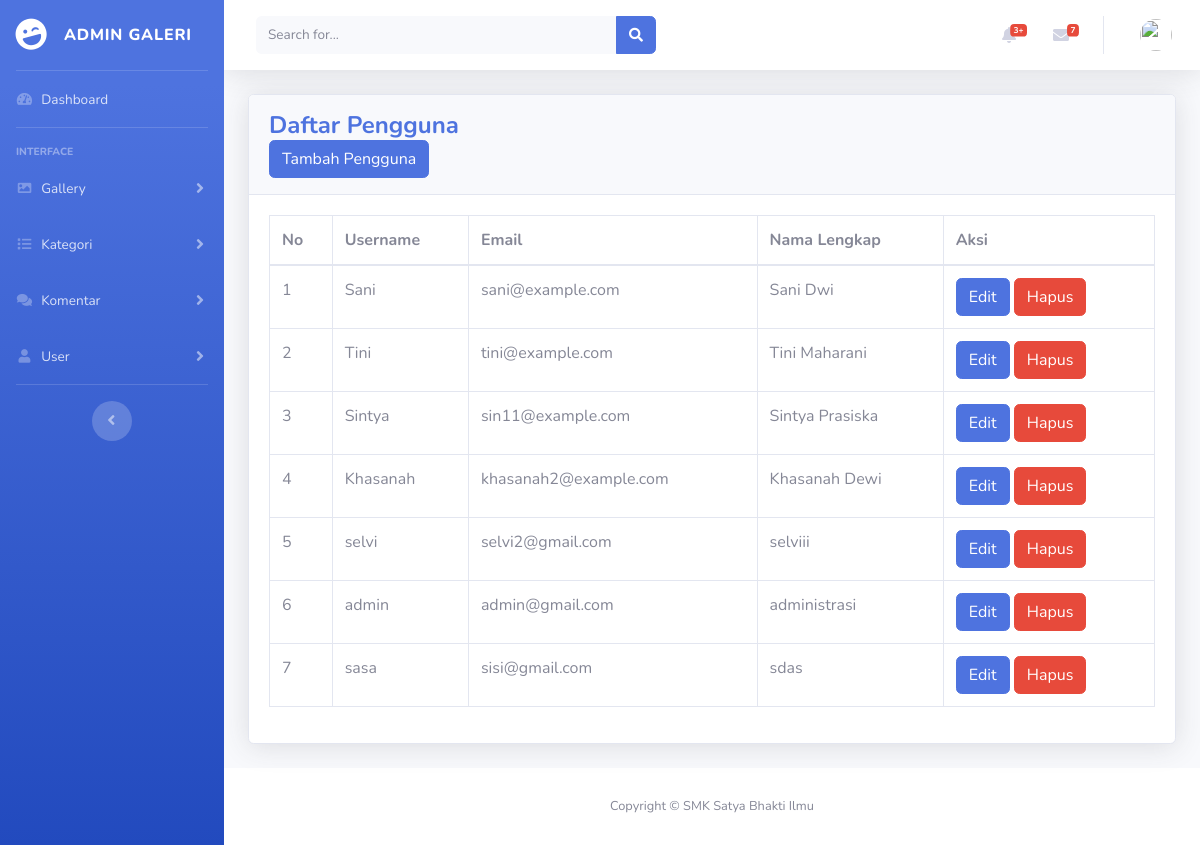
Before: /admin/tampil-user.php with the older database file.
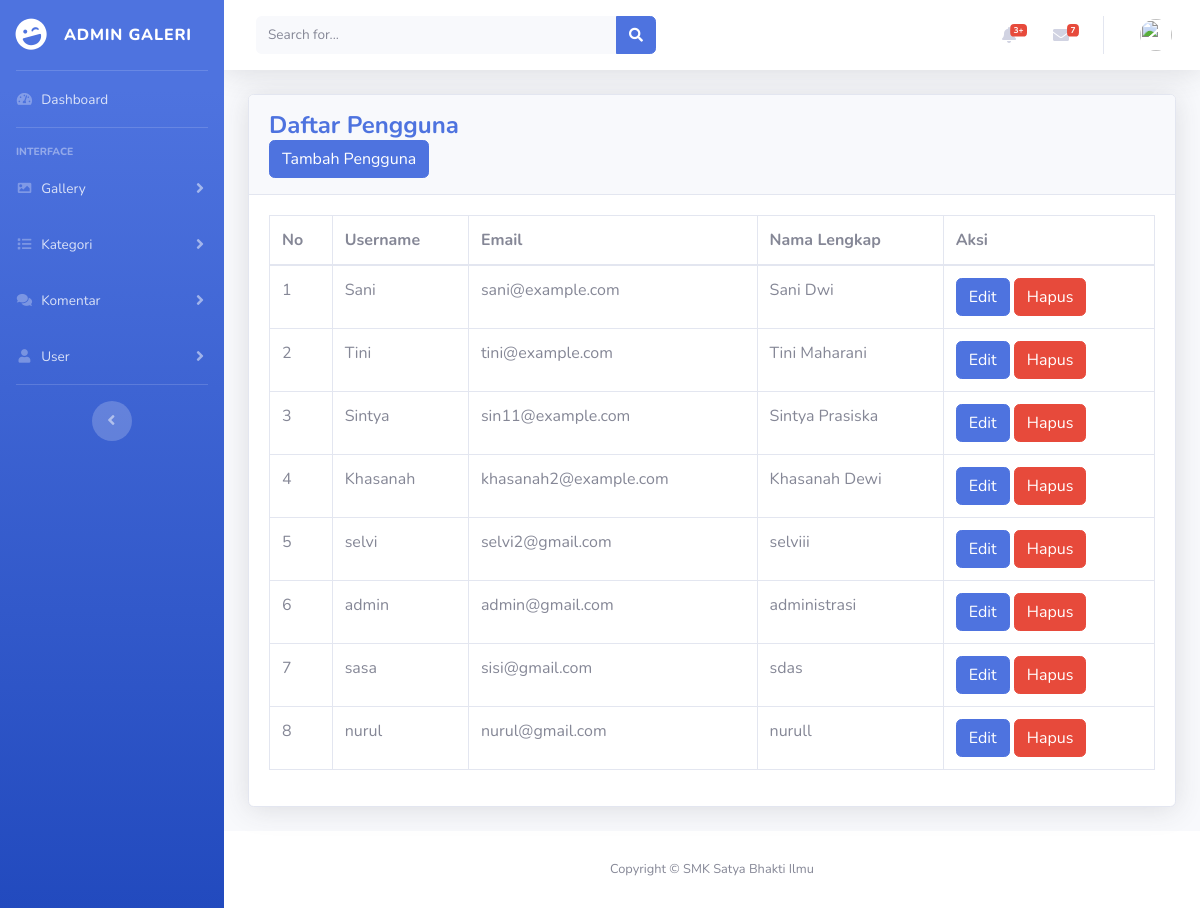
After: the same page with the newer database file.
### tables this page shows
CREATE TABLE `gallery_user` (
  `UserID` int(11) NOT NULL,
  `Username` varchar(255) NOT NULL,
  `Password` varchar(255) NOT NULL,
  `Email` varchar(255) NOT NULL,
  `NamaLengkap` varchar(255) DEFAULT NULL,
  `Alamat` text DEFAULT NULL,
  `Role` enum('user','admin') NOT NULL DEFAULT 'user'
);

### admin/tampil-user.php (the view, shortened to what this page needs)
<?php
include '../koneksi/koneksi.php';
$sql = "SELECT * FROM gallery_user";
$result_users = mysqli_query($conn, $sql);
include 'header.php';
include 'menu.php';
?>
<div class="container-fluid">
    <div class="card shadow mb-4">
        <div class="card-header py-3">
            <h4 class="m-0 font-weight-bold text-primary">Daftar Pengguna</h4>
            <a href="user.php" class="btn btn-primary">Tambah Pengguna</a>
        </div>
        <div class="card-body">
            <div class="table-responsive">
                <table class="table table-bordered">
                    <thead>
                        <tr>
                            <th>No</th>
                            <th>Username</th>
                            <th>Email</th>
                            <th>Nama Lengkap</th>
                            <th>Aksi</th>
                        </tr>
                    </thead>
                    <tbody>
                        <?php $no = 1; while ($user = mysqli_fetch_assoc($result_users)): ?>
                        <tr>
                            <td><?= $no++; ?></td>
                            <td><?= htmlspecialchars($user['Username']); ?></td>
                            <td><?= htmlspecialchars($user['Email']); ?></td>
                            <td><?= htmlspecialchars($user['NamaLengkap']); ?></td>
                            <td>
                                <a href="user.php?id=<?= $user['UserID'] ?>" class="btn btn-primary">Edit</a>
                                <a href="?hapus=<?= $user['UserID'] ?>" onclick="return confirm('Yakin ingin menghapus?')" class="btn btn-danger">Hapus</a>
                            </td>
                        </tr>
                        <?php endwhile; ?>
                    </tbody>
                </table>
            </div>
        </div>
    </div>
</div>
<?php include 'footer.php'; ?>

### admin/header.php (shortened to what this page needs)
<!DOCTYPE html>
<html lang="en">
<head>
    <link href="assets/vendor/fontawesome-free/css/all.min.css" rel="stylesheet" type="text/css">
    <link href="assets/css/sb-admin-2.min.css" rel="stylesheet">
</head>

### admin/menu.php (shortened to what this page needs)
<body id="page-top">
    <div id="wrapper">
        <ul class="navbar-nav bg-gradient-primary sidebar sidebar-dark accordion" id="accordionSidebar">
            <a class="sidebar-brand d-flex align-items-center justify-content-center" href="hal_admin.php">
                <div class="sidebar-brand-icon rotate-n-15">
                    <i class="fas fa-laugh-wink"></i>
                </div>
                <div class="sidebar-brand-text mx-3">Admin Galeri</div>
            </a>
            <hr class="sidebar-divider my-0">
            <li class="nav-item">
                <a class="nav-link" href="hal_admin.php">
                    <i class="fas fa-fw fa-tachometer-alt"></i>
                    <span>Dashboard</span></a>
            </li>
            <hr class="sidebar-divider">
            <div class="sidebar-heading">
                Interface
            </div>
            <li class="nav-item">
                <a class="nav-link collapsed" href="#" data-toggle="collapse" data-target="#collapseGallery"
                    aria-expanded="true" aria-controls="collapseGallery">
                    <i class="fas fa-fw fa-image"></i>
                    <span>Gallery</span>
                </a>
            </li>
            <li class="nav-item">
                <a class="nav-link collapsed" href="#" data-toggle="collapse" data-target="#collapseKategori"
                    aria-expanded="true" aria-controls="collapseKategori">
                    <i class="fas fa-fw fa-list"></i>
                    <span>Kategori</span>
                </a>
            </li>
            <li class="nav-item">
                <a class="nav-link collapsed" href="#" data-toggle="collapse" data-target="#collapseKomentar"
                    aria-expanded="true" aria-controls="collapseKomentar">
                    <i class="fas fa-fw fa-comments"></i>
                    <span>Komentar</span>
                </a>
            </li>
            <li class="nav-item">
                <a class="nav-link collapsed" href="#" data-toggle="collapse" data-target="#collapseUser"
                    aria-expanded="true" aria-controls="collapseUser">
                    <i class="fas fa-fw fa-user"></i>
                    <span>User</span>
                </a>
            </li>
            <hr class="sidebar-divider d-none d-md-block">
            <div class="text-center d-none d-md-inline">
                <button class="rounded-circle border-0" id="sidebarToggle"></button>
            </div>
        </ul>
        <div id="content-wrapper" class="d-flex flex-column">
            <div id="content">
                <nav class="navbar navbar-expand navbar-light bg-white topbar mb-4 static-top shadow">
                    <form
                        class="d-none d-sm-inline-block form-inline mr-auto ml-md-3 my-2 my-md-0 mw-100 navbar-search">
                        <div class="input-group">
                            <input type="text" class="form-control bg-light border-0 small" placeholder="Search for..."
                                aria-label="Search" aria-describedby="basic-addon2">
                            <div class="input-group-append">
                                <button class="btn btn-primary" type="button">
                                    <i class="fas fa-search fa-sm"></i>
                                </button>
                            </div>
                        </div>
                    </form>
                    <ul class="navbar-nav ml-auto">
                        <li class="nav-item dropdown no-arrow mx-1">
                            <a class="nav-link dropdown-toggle" href="#" id="alertsDropdown" role="button"
                                data-toggle="dropdown" aria-haspopup="true" aria-expanded="false">
                                <i class="fas fa-bell fa-fw"></i>
                                <span class="badge badge-danger badge-counter">3+</span>
                            </a>
                        </li>
                        <li class="nav-item dropdown no-arrow mx-1">
                            <a class="nav-link dropdown-toggle" href="#" id="messagesDropdown" role="button"
                                data-toggle="dropdown" aria-haspopup="true" aria-expanded="false">
                                <i class="fas fa-envelope fa-fw"></i>
                                <span class="badge badge-danger badge-counter">7</span>
                            </a>
                        </li>
                        <li class="nav-item dropdown no-arrow">
                            <a class="nav-link dropdown-toggle" href="#" id="userDropdown" role="button"
                                data-toggle="dropdown" aria-haspopup="true" aria-expanded="false">
                                <img class="img-profile rounded-circle"
                                    src="../img/gunung4.jpg">
                            </a>
                        </li>
                    </ul>
                </nav>

### admin/footer.php (shortened to what this page needs)
   <footer class="sticky-footer bg-white">
                <div class="container my-auto">
                    <div class="copyright text-center my-auto">
                        <span>Copyright &copy; SMK Satya Bhakti Ilmu</span>
                    </div>
                </div>
            </footer>
        </div>
    </div>
</body>
</html>

Changed rows visible on the page:
added gallery_user: Username "nurul", Email "nurul@gmail.com", NamaLengkap "nurull"
